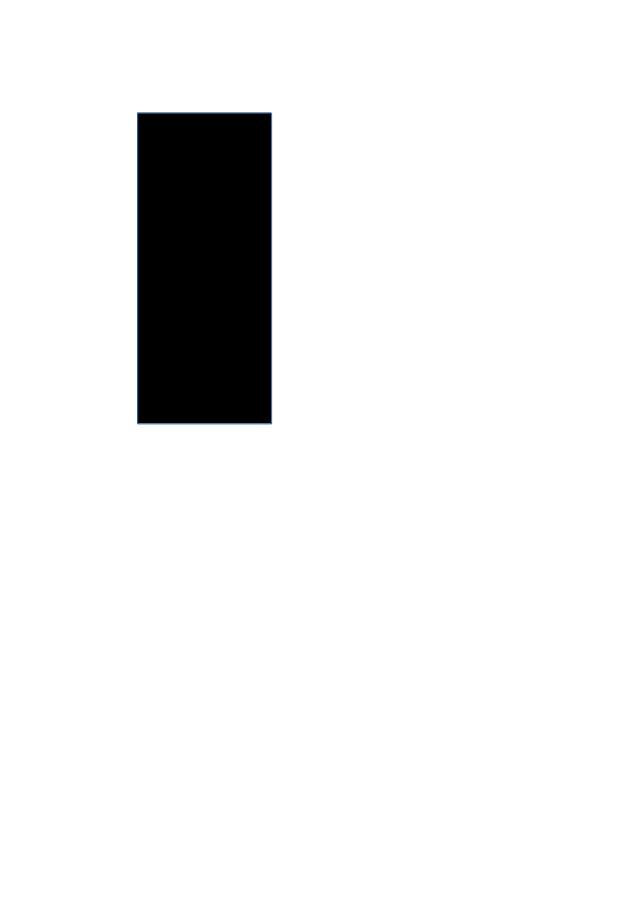
#> input picture tracking/testpath.jpg, 640 x 905 px, given in place of the camera
$ python test.py
#> lines starting #> are read from the running program, lines starting #| are printed output that depends on the picture; after the words box and inside, x2 and y2 are one past the last pixel; in counts of white or black regions, pixels touching at a corner belong together
### tracking/preprocess.py
import cv2

def preprocess(img):
    img = cv2.cvtColor(img, cv2.COLOR_BGR2GRAY)
    thv, img = cv2.threshold(img, 200, 255, cv2.THRESH_OTSU, cv2.THRESH_BINARY)
    return img

### tracking/test.py
#!/usr/bin/python3

import cv2
# import moment
import preprocess


cam = cv2.VideoCapture(0)
cv2.namedWindow('dilate')
cv2.namedWindow('frame')
cv2.namedWindow('erode')
cv2.namedWindow('binary')
while True:
    f = cam.read()[1]
#> f is the input picture: shape (905, 640, 3); mean B, G, R 236.7, 236.6, 236.6
    f = cv2.pyrDown(f, (f.shape[1] / 2, f.shape[0] / 2))
#> f: shape (453, 320, 3)
    f = cv2.pyrDown(f, (f.shape[1] / 2, f.shape[0] / 2))
#> f: shape (227, 160, 3)
    bina = preprocess.preprocess(f)
#> in preprocess, `thv, img = cv2.threshold(img, 200, 255, cv2.THRESH_OTSU, cv2.THRESH_BI..`:
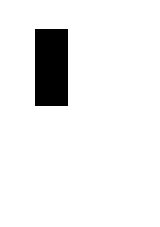
#> img: shape (227, 160); 93% white; 1 black region, box (x1, y1, x2, y2) and area: (35, 29, 68, 106) 2541
#> in preprocess, `thv, img = cv2.threshold(img, 200, 255, cv2.THRESH_OTSU, cv2.THRESH_BI..`: thv = 45

    ele = cv2.getStructuringElement(cv2.MORPH_RECT, (10, 10))
    # ele = cv2.getStructuringElement(cv2.MORPH_RECT, (20, 20))
    er = cv2.erode(bina, ele)
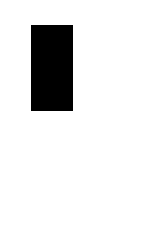
#> er: shape (227, 160); 90.1% white; 1 black region, box (x1, y1, x2, y2) and area: (31, 25, 73, 111) 3612
    di = cv2.dilate(er, ele)
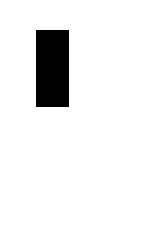
#> di: shape (227, 160); 93% white; 1 black region, box (x1, y1, x2, y2) and area: (36, 30, 69, 107) 2541

    mo = cv2.moments(di, True)
#> mo = moments, m00 33779, centre m10/m00, m01/m00 = (81.57, 116.4)
    if int(mo['m00']) == 0:
        mo['m00'] = 1
    mo = ((int)(mo['m10'] / mo['m00']), int(mo['m01'] / mo['m00']))
#> mo = (81, 116)

    f = cv2.circle(f, mo, 2, (0, 0, 255), 4)
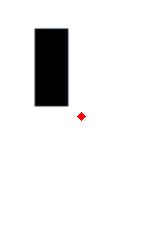
#> f: shape (227, 160, 3); mean B, G, R 236.5, 236.4, 236.6
    cv2.imshow('frame', f)
    cv2.imshow('erode', er)
    cv2.imshow('dilate', di)
    cv2.imshow('binary', bina)
    print(mo, f.shape)
#| (81, 116) (227, 160, 3)
    if cv2.waitKey(1) == ord('q'):
#> (key q is pressed here)
        break

cv2.destroyAllWindows()
